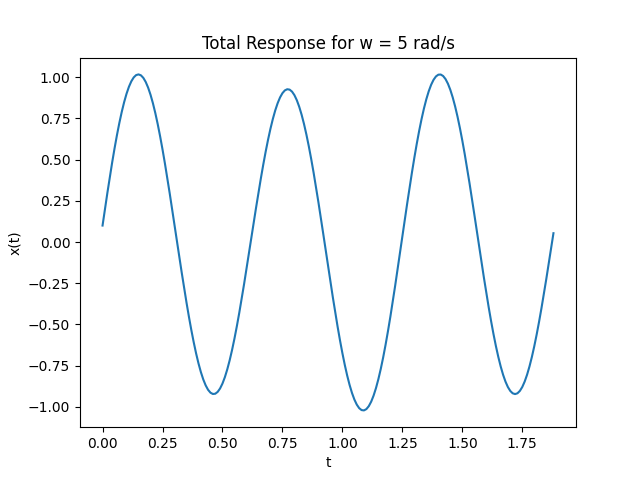

Generate this figure with Python:
import numpy as np
import math

m = 10
k = 1000

W_n = math.sqrt(k/m)
T_n = (2*math.pi)/W_n

t = np.arange(0, 3*T_n, 0.01)

X = []
for i in t:
    value = 0.1*math.cos(W_n*i) + 0.967*math.sin(W_n*i) + 0.067*math.sin(5*i)
    X.append(value)
    
import matplotlib.pyplot as plt
plt.plot(t, X)
plt.title("Total Response for w = 5 rad/s")
plt.xlabel("t")
plt.ylabel("x(t)")
plt.savefig("TR_Q1_W5")
plt.show()
